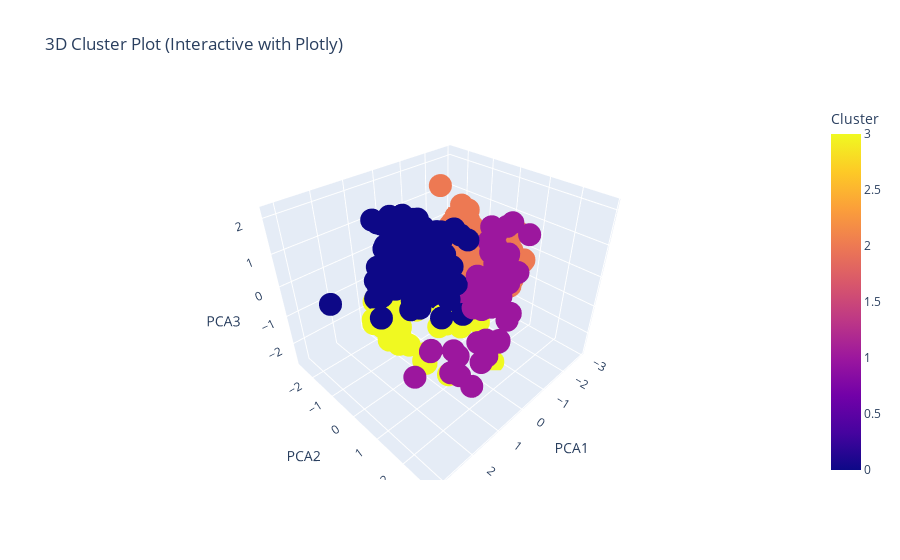

Here is the notebook cell this chart was saved with:
### Code cell
import plotly.express as px
import pandas as pd
df_pca = pd.DataFrame(X_pca, columns=["PCA1", "PCA2", "PCA3"])
df_pca["Cluster"] = y_hc
fig = px.scatter_3d(
    df_pca,
    x="PCA1", y="PCA2", z="PCA3",
    color="Cluster", 
    title="3D Cluster Plot (Interactive with Plotly)",
)
fig.show()

### Figure 1 — Plotly figure (JSON) as saved in the notebook; plotly's stock layout.template omitted (floating-point values rounded to 4 significant figures; data arrays with more than 128 entries replaced by an {"elided": "..."} marker saying what was removed)
{"data": [{"hovertemplate": "PCA1=%{x}<br>PCA2=%{y}<br>PCA3=%{z}<br>Cluster=%{marker.color}<extra></extra>", "legendgroup": "", "marker": {"color": {"elided": "258 int values"}, "coloraxis": "coloraxis", "symbol": "circle"}, "mode": "markers", "name": "", "scene": "scene", "showlegend": false, "type": "scatter3d", "x": {"elided": "258 float values"}, "y": {"elided": "258 float values"}, "z": {"elided": "258 float values"}}], "layout": {"coloraxis": {"colorbar": {"title": {"text": "Cluster"}}, "colorscale": [[0, "#0d0887"], [0.1111, "#46039f"], [0.2222, "#7201a8"], [0.3333, "#9c179e"], [0.4444, "#bd3786"], [0.5556, "#d8576b"], [0.6667, "#ed7953"], [0.7778, "#fb9f3a"], [0.8889, "#fdca26"], [1, "#f0f921"]]}, "legend": {"tracegroupgap": 0}, "scene": {"domain": {"x": [0, 1], "y": [0, 1]}, "xaxis": {"title": {"text": "PCA1"}}, "yaxis": {"title": {"text": "PCA2"}}, "zaxis": {"title": {"text": "PCA3"}}}, "title": {"text": "3D Cluster Plot (Interactive with Plotly)"}}}
